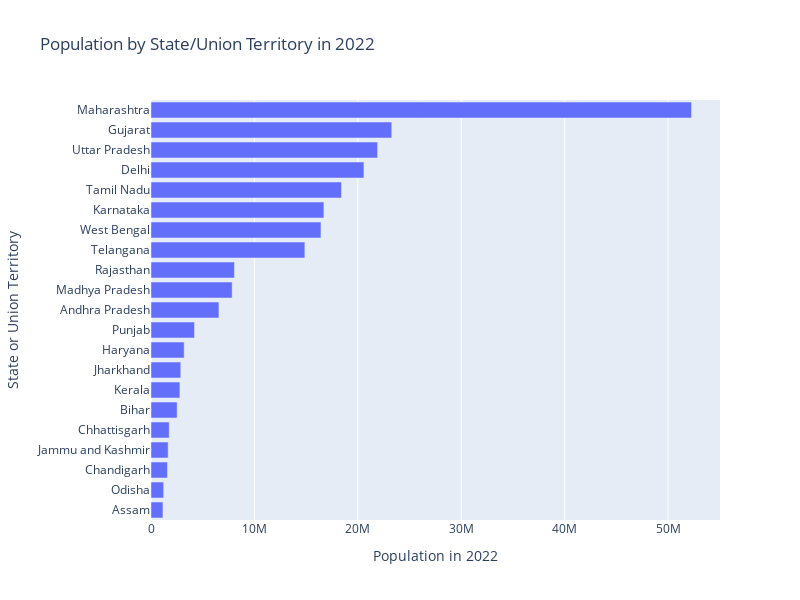

Notebook source saved alongside this figure:
### Code cell
import plotly.express as px

# Create a DataFrame for Plotly
df_plotly = state_population_2022_sorted.reset_index()

# Create the horizontal bar chart
fig = px.bar(df_plotly, x='Population in Year (2022)', y='State or Union Territory', orientation='h', 
             title='Population by State/Union Territory in 2022')

# Customize the layout
fig.update_layout(xaxis_title='Population in 2022',
                  yaxis_title='State or Union Territory',
                  yaxis_categoryorder='total ascending',
                  height=600, width=800)

# Show the interactive chart
fig.show()

### Figure 1 — Plotly figure (JSON) as saved in the notebook; plotly's stock layout.template omitted (floating-point values rounded to 4 significant figures)
{"data": [{"alignmentgroup": "True", "hovertemplate": "Population in Year (2022)=%{x}<br>State or Union Territory=%{y}<extra></extra>", "legendgroup": "", "marker": {"color": "#636efa", "pattern": {"shape": ""}}, "name": "", "offsetgroup": "", "orientation": "h", "showlegend": false, "textposition": "auto", "type": "bar", "x": [52274653, 23283298, 21915205, 20591874, 18423179, 16721545, 16436071, 14878522, 8068343, 7848164, 6569012, 4205545, 3208523, 2878451, 2793173, 2529210, 1760411, 1659935, 1593324, 1226033, 1154876], "xaxis": "x", "y": ["Maharashtra", "Gujarat", "Uttar Pradesh", "Delhi", "Tamil Nadu", "Karnataka", "West Bengal", "Telangana", "Rajasthan", "Madhya Pradesh", "Andhra Pradesh", "Punjab", "Haryana", "Jharkhand", "Kerala", "Bihar", "Chhattisgarh", "Jammu and Kashmir", "Chandigarh", "Odisha", "Assam"], "yaxis": "y"}], "layout": {"barmode": "relative", "height": 600, "legend": {"tracegroupgap": 0}, "title": {"text": "Population by State/Union Territory in 2022"}, "width": 800, "xaxis": {"anchor": "y", "domain": [0, 1], "title": {"text": "Population in 2022"}}, "yaxis": {"anchor": "x", "categoryorder": "total ascending", "domain": [0, 1], "title": {"text": "State or Union Territory"}}}}
